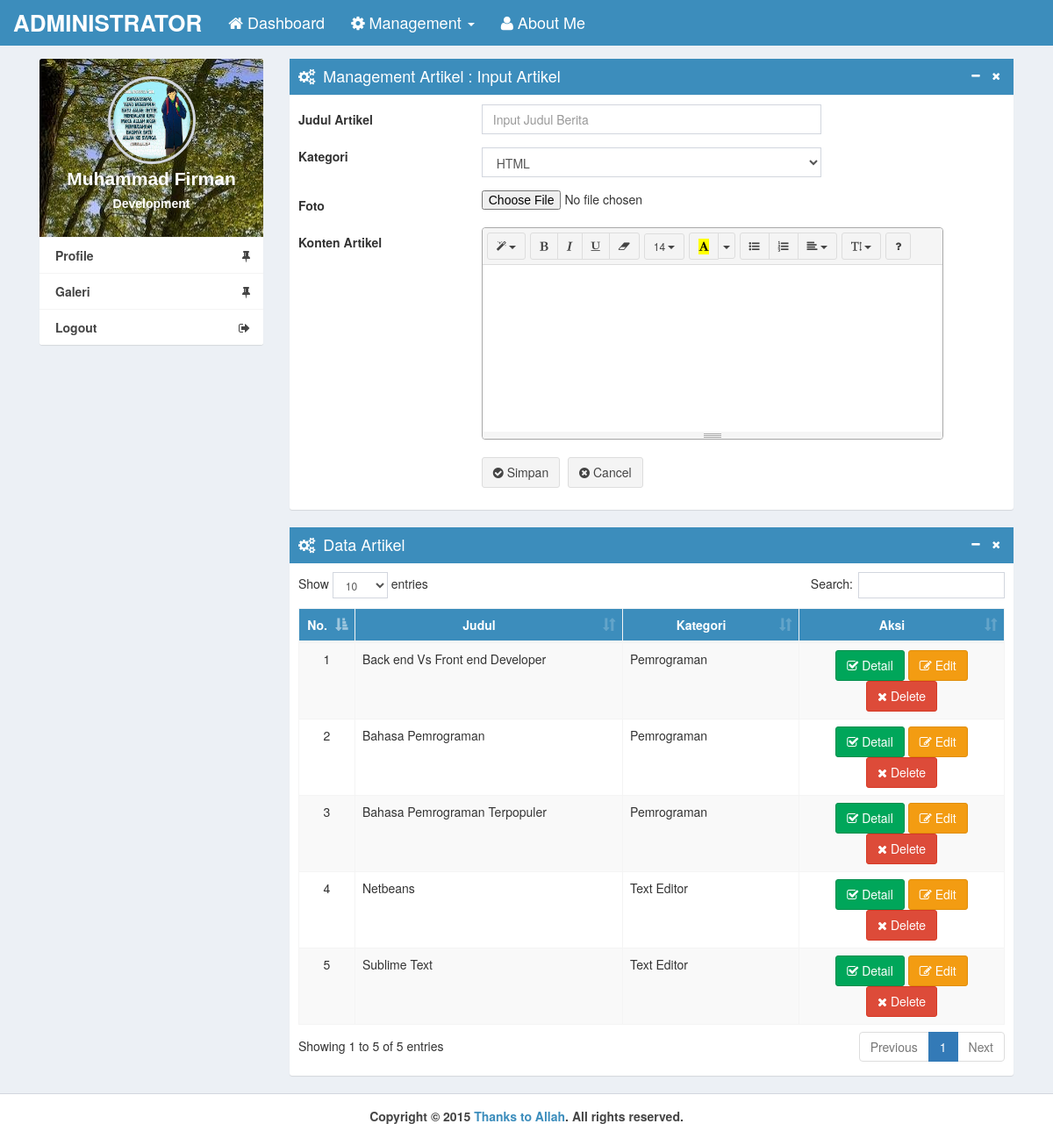
The page /admin/dashboard/index.php?menu=berita (signed in) on the database its author committed.
### tables this page shows
CREATE TABLE IF NOT EXISTS `tb_berita` (
  `id_berita` int(11) NOT NULL,
  `judul` varchar(50) NOT NULL,
  `id_user` int(11) NOT NULL,
  `id_kategori` int(11) NOT NULL,
  `foto` text NOT NULL,
  `konten` text NOT NULL,
  `tanggal` varchar(30) NOT NULL,
  `slug` varchar(50) NOT NULL
);

CREATE TABLE IF NOT EXISTS `tb_kategori` (
  `id_kategori` int(11) NOT NULL,
  `nama_kategori` varchar(25) NOT NULL,
  `slug_kategori` varchar(50) NOT NULL
);

### admin/dashboard/form/berita.php (the view, shortened to what this page needs)
<div class="box box-primary box-solid no-border">
	<div class="box-header with-border">
		<i class="fa fa-cogs"></i>
		<span class="box-title">Management Artikel : Input Artikel</span>
		<div class="box-tools">
			<a class="btn btn-box-tool" data-widget="collapse" data-toggle="tooltip" title="hide" data-placement="bottom"><span class="fa fa-minus"></span></a>
			<a class="btn btn-box-tool" data-widget="remove" data-toggle="tooltip" title="close" data-placement="bottom"><span class="fa fa-times"></span></a>
		</div>
	</div>
	<div class="box-body">
		<form role="form" action="?menu=berita-create" class="form-horizontal" enctype="multipart/form-data" method="POST">
			<div class="form-group">
				<label class="col-md-3 control-label">Judul Artikel</label>
				<div class="col-md-6">
					<input type="text" class="form-control" name="judul" placeholder="Input Judul Berita" required>
				</div>
			</div>
			<div class="form-group">
				<label class="col-md-3 cobtrol-label">Kategori</label>
				<div class="col-md-6">
					<select class="form-control" name="id_kategori">
						<?php
							$query = mysqli_query($koneksi,("SELECT * FROM tb_kategori"));
							foreach($query as $data){
						?>
						<option value="<?php echo $data['id_kategori']; ?>"><?php echo $data['nama_kategori']; ?></option>
						<?php
							}
						?>
					</select>
				</div>
			</div>
			<div class="form-group">
				<label class="col-md-3 control-label">Foto</label>
				<div class="col-md-6">
					<input type="file" name="foto" required>
				</div>
			</div>
			<div class="form-group">
				<label class="col-md-3 control-label">Konten Artikel</label>
				<div class="col-md-8">
				</div>
			</div>
			<div class="form-group">
				<div class="col-md-3"></div>
				<div class="col-md-6">
					<button type="submit" class="btn btn-default" name="create-berita" style="margin-right:5px;"><span class="fa fa-check-circle"></span> Simpan</button>
					<button type="reset" class="btn btn-default"><span class="fa fa-times-circle"></span> Cancel</button>
				</div>
			</div>
		</form>
	</div>
</div>
<div class="box box-primary box-solid no-border">
	<div class="box-header">
		<i class="fa fa-cogs"></i>
		<span class="box-title">Data Artikel</span>
		<div class="box-tools">
			<a class="btn btn-box-tool" data-widget="collapse" data-toggle="tooltip" title="hide" data-placement="top"><span class="fa fa-minus"></span></a>
			<a class="btn btn-box-tool" data-widget="remove" data-toggle="tooltip" title="close" data-placement="top"><span class="fa fa-times"></span></a>
		</div>
	</div>
	<div class="box-body">
		<div class="table-responsive no-peading">
			<table class="table table-hover table-striped table-bordered" id="example1">
				<thead>
					<tr>
						<th width="8%"><center>No.</center></th>
						<th width="38%"><center>Judul</center></th>
						<th width="25%"><center>Kategori</center></th>
						<th><center>Aksi</center></th>
					</tr>
				</thead>
				<tbody>
					<?php
						$nomer = 1;
						$query = mysqli_query($koneksi,("SELECT a.id_berita, a.judul, b.nama_kategori
														 FROM tb_berita AS a
														 INNER JOIN tb_kategori AS b ON a.id_kategori = b.id_kategori
														 ORDER BY judul ASC"));
						while ($data = mysqli_fetch_array($query)){
					?>
					<tr>
						<td><center><?php echo $nomer; ?></center></td>
						<td><?php echo $data[1]; ?></td>
						<td><?php echo $data[2]; ?></td>
						<td>
							<center>
								<a href="?berita-detail=<?php echo $data[0]; ?>" class="btn btn-success"><span class="fa fa-check-square-o"></span> Detail</a>
								<a href="?berita-edit=<?php echo $data[0]; ?>" class="btn btn-warning"><span class="fa fa-pencil-square-o"></span> Edit</a>
								<a href="?berita-delete=<?php echo $data[0]; ?>" class="btn btn-danger" onClick="return confirm('anda yakin akan menghapus ini?')"><span class="fa fa-times"></span> Delete</a>
							</center>
						</td>
					</tr>
					<?php
						$nomer++; }
					?>
				</tbody>
			</table>
		</div>
	</div>
</div>

### original.css (style rules this page uses)
thead { background-color:#3C8DBC; color:white; }

### rows shown on the page
tb_berita: judul "Back end Vs Front end Developer", id_kategori.nama_kategori "Pemrograman"
tb_berita: judul "Bahasa Pemrograman", id_kategori.nama_kategori "Pemrograman"
tb_berita: judul "Bahasa Pemrograman Terpopuler", id_kategori.nama_kategori "Pemrograman"
tb_berita: judul "Netbeans", id_kategori.nama_kategori "Text Editor"
tb_berita: judul "Sublime Text", id_kategori.nama_kategori "Text Editor"

### other values the page prints
form field id_kategori "HTML"
